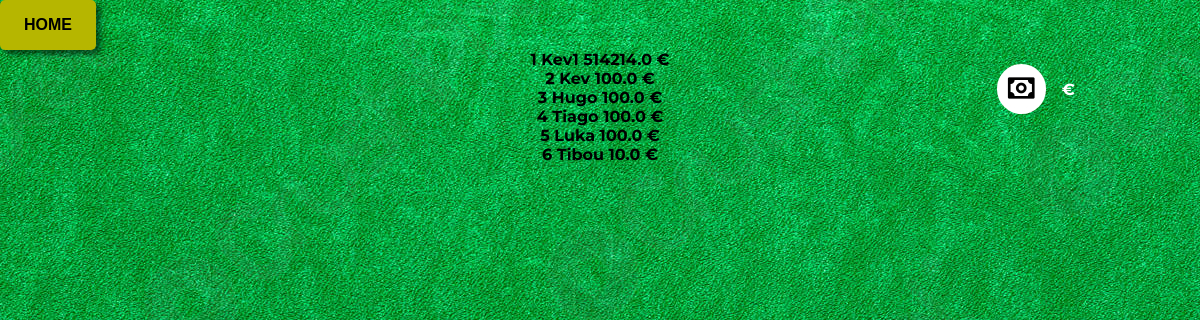
/ranking/, run on an earlier commit of the app's database.
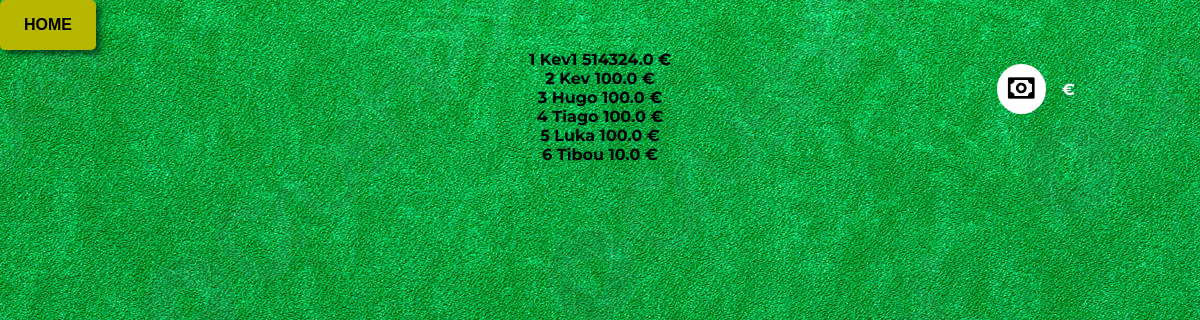
And on a later commit of the database.
### base/models.py (models this page shows)
class UserMoney(models.Model):
    user = models.ForeignKey(User, on_delete=models.CASCADE)
    money = models.FloatField(default=100)

### base/views.py (the view)
# urls.py: path('ranking/', Ranking, name='ranking'),
def Ranking(request):
    ranking = UserMoney.objects.all().order_by('-money')
    return render(request, 'ranking.html', {'ranking': ranking})

### base/templates/ranking.html
{% extends 'layout/layout.html' %}
{% block content %}
<a href="/">
    <button style="font-size: 16px;padding-inline: 24px;">HOME</button>
</a>
{% if ranking %}
    {% for userRank in ranking %}
        <div>
            <p style="text-align: center; font-weight: bold">{{ forloop.counter }} {{ userRank.user.username }} {{ userRank.money }} €</p>
        </div>
    {% endfor %}
{% endif %}
{% endblock %}

What changed in the data, as far as the page shows it:
changed UserMoney "Kev1": money "514214.0" → "514324.0"
